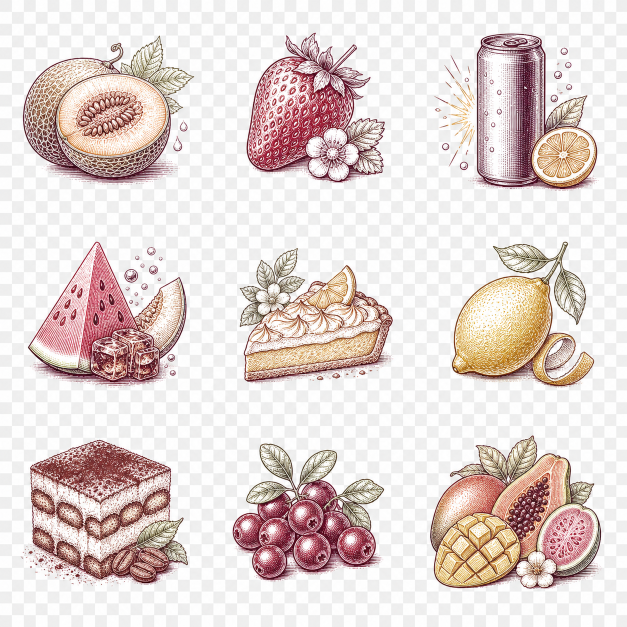
#> input picture research/generated-assets/tobacco-atlas-01.png, 1254 x 1254 px (shown at 1/2 size)
$ python process_assets.py
#> lines starting #> are read from the running program, lines starting #| are printed output that depends on the picture
#!/usr/bin/env python3
"""Crop ImageGen atlases into standalone transparent WebP UI assets."""

from __future__ import annotations

import hashlib
import json
from pathlib import Path
from typing import Iterable

from PIL import Image


ROOT = Path(__file__).resolve().parents[1]
SOURCE_DIR = ROOT / "research" / "generated-assets"
OUTPUT_DIR = ROOT / "src" / "assets" / "generated"

TOBACCO_IDS = [
    "sebero-honey-melon",
    "sebero-strawberry",
    "sebero-energetik",
    "sebero-watermelon-melon-cola",
    "jent-lemon-pie",
    "jent-tropez",
    "sapphire-italian-tiramisu",
    "sapphire-redberry",
    "xperience-multy-fruity",
    "severny-pink-flamingo",
    "severny-white-tea",
    "severny-chifir",
    "severny-raspberry-ruby",
    "trofimoffs-wild-strawberry",
    "dogma-sakura",
    "dogma-klubyana",
    "dogma-gerlinad",
    "dogma-black-currant",
    "dogma-izhevika",
    "dogma-krymskaya-lavanda",
    "banger-evergreen",
    "satyr-california-cola",
    "bonche-brownie",
    "bonche-cookie",
    "bonche-caramel",
    "kraken-medium-seco-peanut",
]

DIRECTION_SOURCES = {
    "dessert": "jent-lemon-pie",
    "fruit": "xperience-multy-fruity",
    "berry": "severny-pink-flamingo",
    "citrus": "jent-tropez",
    "drink": "satyr-california-cola",
    "unusual": "banger-evergreen",
}

STRENGTH_KEYS = ["any", "light", "medium-light", "medium", "strong"]


def _transparent_engraving(image: Image.Image) -> Image.Image:
    """Turn the generated neutral checkerboard into alpha while retaining ink."""
    rgb = image.convert("RGB")
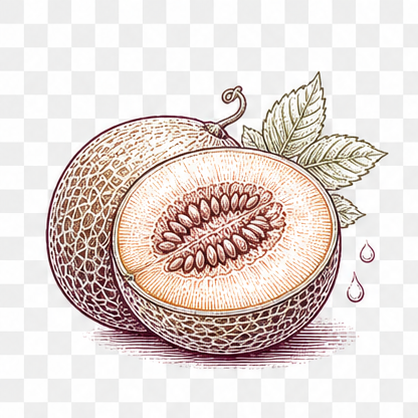
#> rgb: PIL image 418x418 RGB; mean R, G, B 226.3, 215.7, 211.6
    rgba = Image.new("RGBA", rgb.size)
#> rgba: PIL image 418x418 RGBA; every value is 0
    output = []
    for red, green, blue in rgb.get_flattened_data():
        maximum = max(red, green, blue)
        minimum = min(red, green, blue)
        chroma = maximum - minimum
        darkness = 255 - round((red + green + blue) / 3)
        alpha = max((darkness - 22) * 5, (chroma - 8) * 5)
        output.append((red, green, blue, max(0, min(255, alpha))))
#> this loop made 0 passes
#> after the loop, output = []
    rgba.putdata(output)
    return rgba


def _normalized_icon(image: Image.Image, size: int = 256, inset: int = 18) -> Image.Image:
    transparent = _transparent_engraving(image)
    bbox = transparent.getbbox()
    if not bbox:
        raise ValueError("Generated asset crop is empty")
    subject = transparent.crop(bbox)
    subject.thumbnail((size - inset * 2, size - inset * 2), Image.Resampling.LANCZOS)
    canvas = Image.new("RGBA", (size, size), (0, 0, 0, 0))
    left = (size - subject.width) // 2
    top = (size - subject.height) // 2
    canvas.alpha_composite(subject, (left, top))
    return canvas


def _grid_cells(path: Path, count: int) -> Iterable[Image.Image]:
    image = Image.open(path).convert("RGB")
    for index in range(count):
        row, column = divmod(index, 3)
        left = round(column * image.width / 3)
        right = round((column + 1) * image.width / 3)
        top = round(row * image.height / 3)
        bottom = round((row + 1) * image.height / 3)
        yield image.crop((left, top, right, bottom))


def _write_webp(image: Image.Image, relative_path: Path) -> Path:
    target = ROOT / "src" / "assets" / relative_path
    target.parent.mkdir(parents=True, exist_ok=True)
    image.save(target, "WEBP", lossless=True, method=6)
    return target


def _manifest_item(key: str, relative_path: Path, source: str) -> dict[str, object]:
    path = ROOT / "src" / "assets" / relative_path
    with Image.open(path) as image:
        width, height = image.size
    payload = path.read_bytes()
    return {
        "key": key,
        "file": relative_path.as_posix(),
        "width": width,
        "height": height,
        "bytes": len(payload),
        "sha256": hashlib.sha256(payload).hexdigest(),
        "source": source,
    }


def main() -> int:
    OUTPUT_DIR.mkdir(parents=True, exist_ok=True)
    manifest = []
    tobacco_paths: dict[str, Path] = {}
    atlas_specs = [
        (SOURCE_DIR / "tobacco-atlas-01.png", TOBACCO_IDS[:9]),
        (SOURCE_DIR / "tobacco-atlas-02.png", TOBACCO_IDS[9:18]),
        (SOURCE_DIR / "tobacco-atlas-03.png", TOBACCO_IDS[18:]),
    ]
    for atlas_path, tobacco_ids in atlas_specs:
        for tobacco_id, crop in zip(tobacco_ids, _grid_cells(atlas_path, len(tobacco_ids))):
            relative = Path("generated") / "tobacco" / f"{tobacco_id}.webp"
            _write_webp(_normalized_icon(crop), relative)
            tobacco_paths[tobacco_id] = relative
            manifest.append(_manifest_item(f"tobacco:{tobacco_id}", relative, atlas_path.name))

    for direction, tobacco_id in DIRECTION_SOURCES.items():
        source = ROOT / "src" / "assets" / tobacco_paths[tobacco_id]
        relative = Path("generated") / "direction" / f"{direction}.webp"
        _write_webp(Image.open(source).convert("RGBA"), relative)
        manifest.append(_manifest_item(f"direction:{direction}", relative, f"derived:{tobacco_id}"))

    strength_atlas = Image.open(SOURCE_DIR / "strength-atlas.png").convert("RGB")
    for index, strength_key in enumerate(STRENGTH_KEYS):
        left = round(index * strength_atlas.width / 5)
        right = round((index + 1) * strength_atlas.width / 5)
        crop = strength_atlas.crop((left, 0, right, strength_atlas.height))
        relative = Path("generated") / "strength" / f"{strength_key}.webp"
        _write_webp(_normalized_icon(crop, inset=12), relative)
        manifest.append(_manifest_item(f"strength:{strength_key}", relative, "strength-atlas.png"))

    manifest_path = ROOT / "src" / "assets" / "manifest.json"
    manifest_path.write_text(json.dumps(manifest, ensure_ascii=False, indent=2) + "\n", encoding="utf-8")
    print(f"wrote {len(manifest)} assets to {OUTPUT_DIR}")
    return 0


if __name__ == "__main__":
#> (the run stopped early here; a loop or call above may not have finished)
